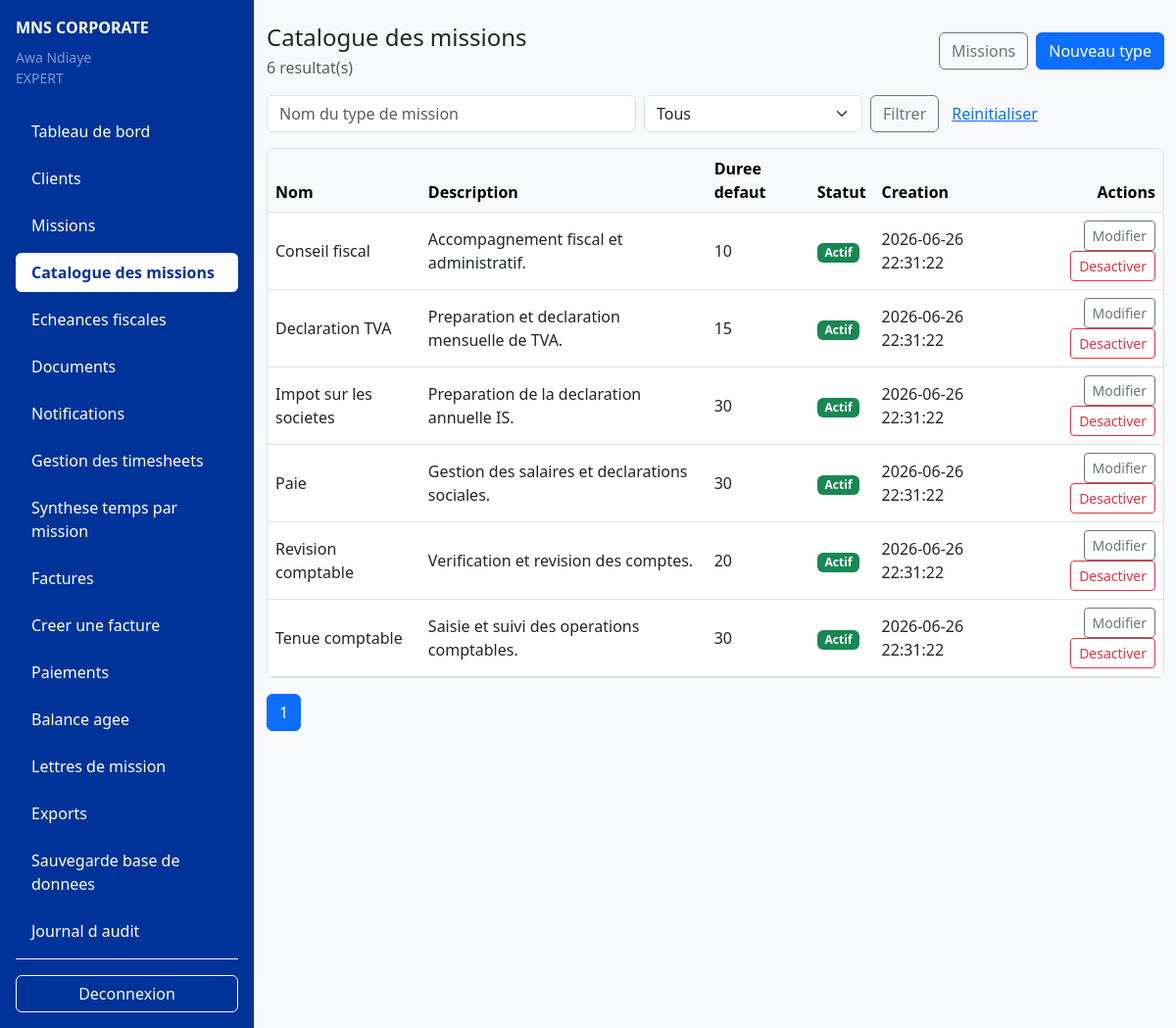
Screenshot of /frontend/views/missions/catalog_list.php (signed in) with the database file from the repository.
### tables this page shows
CREATE TABLE IF NOT EXISTS mission_catalog (
    id INT UNSIGNED AUTO_INCREMENT PRIMARY KEY,
    name VARCHAR(150) NOT NULL UNIQUE,
    description TEXT NULL,
    default_duration_days INT UNSIGNED NULL,
    is_active TINYINT(1) NOT NULL DEFAULT 1,
    created_at TIMESTAMP DEFAULT CURRENT_TIMESTAMP
);

### backend/config/database.php (called while the page is built, shortened)
<?php
function getDatabaseConnection(): PDO
{
    $host = 'localhost';
    $port = 3306;
    $dbname = 'mns_corporate_db';
    $username = 'root';
    $password = '';
    $charset = 'utf8mb4';
    $dsn = sprintf(
        'mysql:host=%s;port=%d;dbname=%s;charset=%s',
        $host,
        $port,
        $dbname,
        $charset
    );
    $options = [
        PDO::ATTR_ERRMODE => PDO::ERRMODE_EXCEPTION,
        PDO::ATTR_DEFAULT_FETCH_MODE => PDO::FETCH_ASSOC,
        PDO::ATTR_EMULATE_PREPARES => false,
    ];
    try {
        $connection = new PDO($dsn, $username, $password, $options);
        return $connection;
    } catch (PDOException $exception) {
        throw new RuntimeException('Impossible de se connecter à la base de données.');
    }
}

### backend/models/MissionCatalog.php (called while the page is built, shortened)
<?php
require_once __DIR__ . '/BaseModel.php';
class MissionCatalog extends BaseModel
{
    public function findAll(array $filters = [], int $limit = 20, int $offset = 0): array
    {
        $params = [];
        $where = $this->buildWhere($filters, $params);
        $params['limit'] = $limit;
        $params['offset'] = $offset;
        return $this->fetchAll(
            "SELECT * FROM `mission_catalog`{$where} ORDER BY `name` ASC LIMIT :limit OFFSET :offset",
            $params
        );
    }
    public function countAll(array $filters = []): int
    {
        $params = [];
        $where = $this->buildWhere($filters, $params);
        $row = $this->fetchOne("SELECT COUNT(*) AS total FROM `mission_catalog`{$where}", $params);
        return $row === null ? 0 : (int) $row['total'];
    }
    private function buildWhere(array $filters, array &$params): string
    {
        $where = [];
        return $where ? ' WHERE ' . implode(' AND ', $where) : '';
    }
}

### backend/models/BaseModel.php (called while the page is built, shortened)
<?php
abstract class BaseModel
{
    protected PDO $db;
    public function __construct(PDO $db)
    {
        $this->db = $db;
    }
    protected function fetchOne(string $sql, array $params = []): ?array
    {
        $stmt = $this->db->prepare($sql);
        $stmt->execute($params);
        $result = $stmt->fetch(PDO::FETCH_ASSOC);
        return $result === false ? null : $result;
    }
    protected function fetchAll(string $sql, array $params = []): array
    {
        $stmt = $this->db->prepare($sql);
        $stmt->execute($params);
        return $stmt->fetchAll(PDO::FETCH_ASSOC);
    }
}

### backend/includes/helpers.php (called while the page is built, shortened)
<?php
function e(?string $value): string
{
    return htmlspecialchars($value ?? '', ENT_QUOTES, 'UTF-8', false);
}

### frontend/views/missions/catalog_list.php (the view, shortened to what this page needs)
<?php
if (!defined('MNS_CONTROLLER_RENDER')) { require_once __DIR__ . '/../../../backend/controllers/mission_controller.php'; handleMissionCatalogRequest(); return; }
require_once __DIR__ . '/../../../backend/includes/helpers.php'; require_once __DIR__ . '/../../../backend/includes/role_check.php'; requireRole(['EXPERT']);
$flash = getFlashMessage(); $pages = max(1, (int) ceil(($total ?? 0) / ($perPage ?? 20))); $queryBase = $filters ?? []; require_once __DIR__ . '/../includes/header.php';
?>
<div class="d-flex"><?php require_once __DIR__ . '/../includes/sidebar.php'; ?><main class="container-fluid py-4">
<div class="d-flex justify-content-between align-items-center mb-3"><div><h1 class="h4 mb-1">Catalogue des missions</h1><div class="text-muted"><?php echo e((string) ($total ?? 0)); ?> resultat(s)</div></div><div class="d-flex gap-2"><a class="btn btn-outline-secondary" href="/MNS_CORPORATE/frontend/views/missions/list.php">Missions</a><a class="btn btn-primary" href="/MNS_CORPORATE/frontend/views/missions/catalog_create.php">Nouveau type</a></div></div>
<form class="row g-2 mb-3" method="get" action="/MNS_CORPORATE/frontend/views/missions/catalog_list.php"><div class="col-md-5"><input class="form-control" type="search" name="q" value="<?php echo e($filters['q'] ?? ''); ?>" placeholder="Nom du type de mission"></div><div class="col-md-3"><select class="form-select" name="is_active"><option value="">Tous</option><option value="1" <?php echo (($filters['is_active'] ?? '') === '1') ? 'selected' : ''; ?>>Actifs</option><option value="0" <?php echo (($filters['is_active'] ?? '') === '0') ? 'selected' : ''; ?>>Inactifs</option></select></div><div class="col-md-4"><button class="btn btn-outline-secondary">Filtrer</button><a class="btn btn-link" href="/MNS_CORPORATE/frontend/views/missions/catalog_list.php">Reinitialiser</a></div></form>
<div class="table-responsive bg-white border rounded"><table class="table table-hover align-middle mb-0"><thead class="table-light"><tr><th>Nom</th><th>Description</th><th>Duree defaut</th><th>Statut</th><th>Creation</th><th class="text-end">Actions</th></tr></thead><tbody>
<?php foreach (($catalogItems ?? []) as $item): ?><tr><td><?php echo e($item['name']); ?></td><td><?php echo e($item['description']); ?></td><td><?php echo e((string) $item['default_duration_days']); ?></td><td><span class="badge text-bg-<?php echo (int) $item['is_active'] === 1 ? 'success' : 'secondary'; ?>"><?php echo (int) $item['is_active'] === 1 ? 'Actif' : 'Inactif'; ?></span></td><td><?php echo e($item['created_at']); ?></td><td class="text-end"><a class="btn btn-sm btn-outline-secondary" href="/MNS_CORPORATE/frontend/views/missions/catalog_edit.php?id=<?php echo e((string) $item['id']); ?>">Modifier</a><form method="post" action="/MNS_CORPORATE/frontend/views/missions/catalog_list.php?action=toggle" class="d-inline" onsubmit="return confirm('Confirmer cette action ?');"><input type="hidden" name="id" value="<?php echo e((string) $item['id']); ?>"><button class="btn btn-sm btn-outline-danger" type="submit"><?php echo (int) $item['is_active'] === 1 ? 'Desactiver' : 'Activer'; ?></button></form></td></tr><?php endforeach; ?>
</tbody></table></div><nav class="mt-3"><ul class="pagination"><?php for ($i = 1; $i <= $pages; $i++): ?><?php $queryBase['page'] = $i; ?><li class="page-item <?php echo $i === ($page ?? 1) ? 'active' : ''; ?>"><a class="page-link" href="/MNS_CORPORATE/frontend/views/missions/catalog_list.php?<?php echo e(http_build_query($queryBase)); ?>"><?php echo e((string) $i); ?></a></li><?php endfor; ?></ul></nav>
</main></div><?php require_once __DIR__ . '/../includes/footer.php'; ?>

### rows the page displays
mission_catalog: name "Conseil fiscal", description "Accompagnement fiscal et administratif.", default_duration_days "10", is_active "Actif", created_at "2026-06-26 22:31:22"
mission_catalog: name "Declaration TVA", description "Preparation et declaration mensuelle de TVA.", default_duration_days "15", is_active "Actif", created_at "2026-06-26 22:31:22"
mission_catalog: name "Impot sur les societes", description "Preparation de la declaration annuelle IS.", default_duration_days "30", is_active "Actif", created_at "2026-06-26 22:31:22"
mission_catalog: name "Paie", description "Gestion des salaires et declarations sociales.", default_duration_days "30", is_active "Actif", created_at "2026-06-26 22:31:22"
mission_catalog: name "Revision comptable", description "Verification et revision des comptes.", default_duration_days "20", is_active "Actif", created_at "2026-06-26 22:31:22"
mission_catalog: name "Tenue comptable", description "Saisie et suivi des operations comptables.", default_duration_days "30", is_active "Actif", created_at "2026-06-26 22:31:22"

### other values shown
$fullName "Awa Ndiaye"
$role "EXPERT"
$label "Tableau de bord"
$label "Clients"
$label "Missions"
$label "Catalogue des missions"
$label "Echeances fiscales"
$label "Documents"
$label "Notifications"
$label "Gestion des timesheets"
$label "Synthese temps par mission"
$label "Factures"
$label "Creer une facture"
$label "Paiements"
$label "Balance agee"
